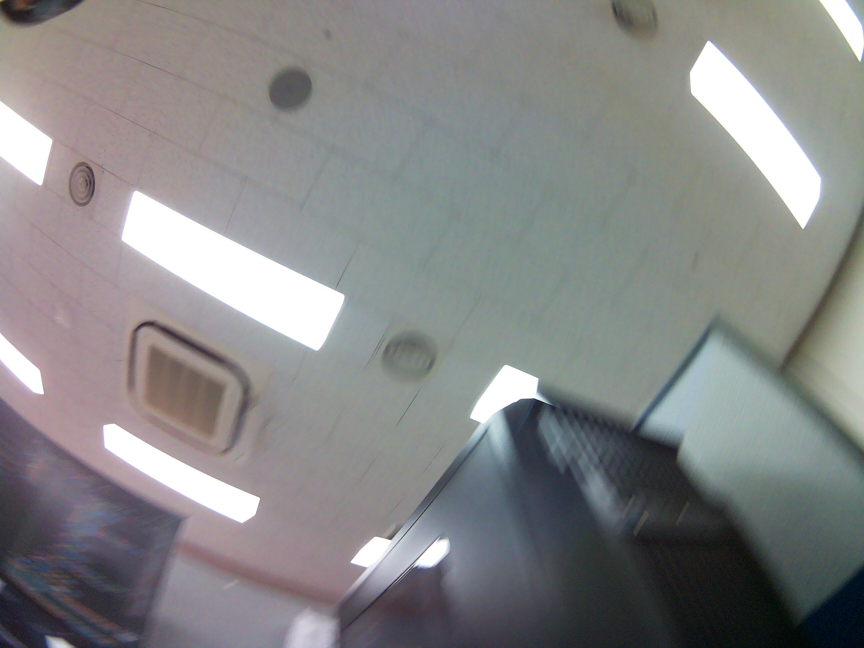
#> input picture captures_gui_20250904_201459/img_t-30_p-165_20250904_201504_650.jpg, 2592 x 1944 px (shown at 1/3 size)
$ python HSV.py
#> lines starting #> are read from the running program, lines starting #| are printed output that depends on the picture; after the words box and inside, x2 and y2 are one past the last pixel; in counts of white or black regions, pixels touching at a corner belong together
#> the answer given: ../captures_gui_20250904_201459/img_t-30_p-165_20250904_201504_650.jpg
import cv2
import numpy as np
from tkinter import Tk, filedialog
import os

def nothing(x):
    pass

def load_image_with_hangul(image_path):
    """한글 경로를 지원하는 이미지 로드 함수"""
    # 한글 경로 문제 해결: numpy로 먼저 읽고 디코딩
    with open(image_path, 'rb') as f:
        image_array = np.frombuffer(f.read(), dtype=np.uint8)
    img = cv2.imdecode(image_array, cv2.IMREAD_COLOR)
#> img is the input picture: shape (1944, 2592, 3); mean B, G, R 134, 133.9, 133.4
    return img

def select_image():
    """파일 선택 다이얼로그"""
    root = Tk()
    root.withdraw()

    initial_dir = os.path.dirname(os.path.abspath(__file__))

    image_path = filedialog.askopenfilename(
        initialdir=initial_dir,
        title="레이저 이미지 선택",
        filetypes=(
            ("이미지 파일", "*.jpg *.jpeg *.png *.bmp"),
            ("모든 파일", "*.*")
        )
    )

    root.destroy()
    return image_path

# === 초기 이미지 선택 ===
print("이미지 파일을 선택하세요...")
image_path = select_image()

if not image_path:
    print("파일이 선택되지 않았습니다. 종료합니다.")
    exit()

print(f"선택된 파일: {image_path}")

# 이미지 불러오기 (한글 경로 지원)
original_img = load_image_with_hangul(image_path)

if original_img is None:
    print(f"이미지를 읽을 수 없습니다: {image_path}")
    exit()

# 이미지 리사이징
height, width = original_img.shape[:2]
#> height = 1944; width = 2592
scale_ratio = 800 / width
#> scale_ratio = 0.309
new_dim = (800, int(height * scale_ratio))
#> new_dim = (800, 600)
img = cv2.resize(original_img, new_dim)
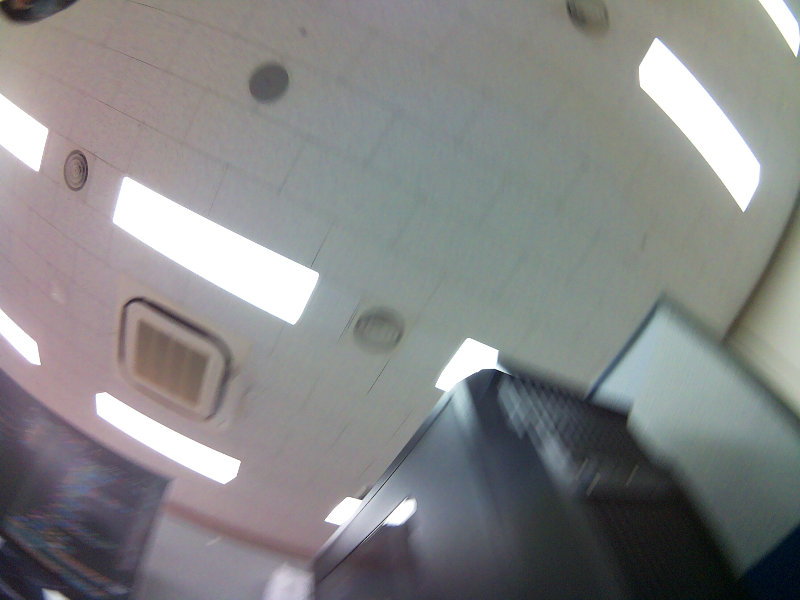
#> img: shape (600, 800, 3); mean B, G, R 133.9, 133.8, 133.3

# 윈도우 생성
cv2.namedWindow('Laser Tuner')

# 트랙바 생성
cv2.createTrackbar('H Min', 'Laser Tuner', 120, 179, nothing)
cv2.createTrackbar('H Max', 'Laser Tuner', 170, 179, nothing)
cv2.createTrackbar('S Min', 'Laser Tuner', 50, 255, nothing)
cv2.createTrackbar('S Max', 'Laser Tuner', 255, 255, nothing)
cv2.createTrackbar('V Min', 'Laser Tuner', 200, 255, nothing)
cv2.createTrackbar('V Max', 'Laser Tuner', 255, 255, nothing)

print("\n━━━━━━━━━━━━━━━━━━━━━━━━━━━━━━━━━")
print("📌 단축키 안내:")
print("   L 키: 새 이미지 로드")
print("   Q 키: 종료")
print("━━━━━━━━━━━━━━━━━━━━━━━━━━━━━━━━━\n")

while True:
    # 트랙바 값 읽기
    h_min = cv2.getTrackbarPos('H Min', 'Laser Tuner')
    h_max = cv2.getTrackbarPos('H Max', 'Laser Tuner')
    s_min = cv2.getTrackbarPos('S Min', 'Laser Tuner')
    s_max = cv2.getTrackbarPos('S Max', 'Laser Tuner')
    v_min = cv2.getTrackbarPos('V Min', 'Laser Tuner')
    v_max = cv2.getTrackbarPos('V Max', 'Laser Tuner')

    # HSV 변환 및 마스킹
    hsv = cv2.cvtColor(img, cv2.COLOR_BGR2HSV)
#> hsv: shape (600, 800, 3); mean H, S, V 82.1, 27.2, 139.9
    lower_bound = np.array([h_min, s_min, v_min])
    upper_bound = np.array([h_max, s_max, v_max])
    mask = cv2.inRange(hsv, lower_bound, upper_bound)
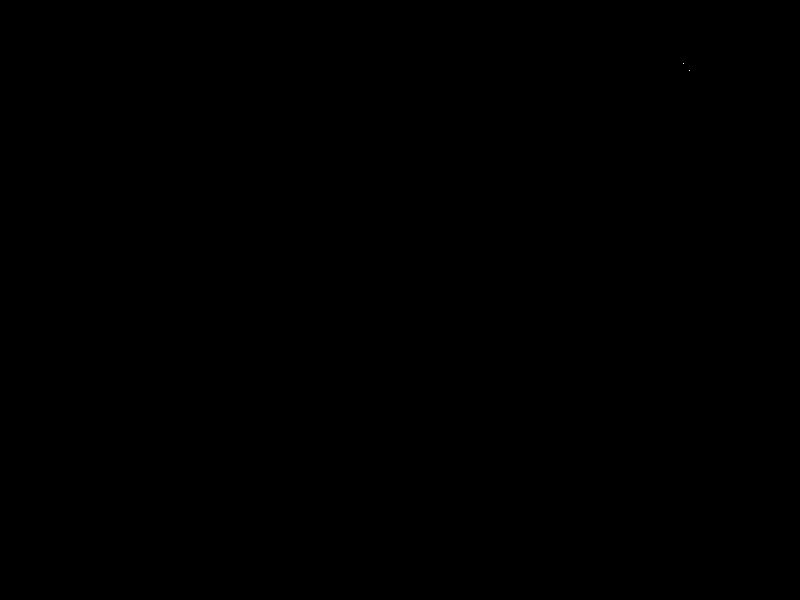
#> mask: shape (600, 800); 0% white in thin lines or dots, all inside (x1, y1, x2, y2) = (683, 63, 690, 71)

    # 노이즈 제거
    kernel = np.ones((3,3), np.uint8)
    mask = cv2.erode(mask, kernel, iterations=1)
#> mask: shape (600, 800); every value is 0
    mask = cv2.dilate(mask, kernel, iterations=1)

    # 무게중심 찾기
    contours, _ = cv2.findContours(mask, cv2.RETR_EXTERNAL, cv2.CHAIN_APPROX_SIMPLE)
#> contours = []
    result_img = img.copy()

    if contours:
        max_contour = max(contours, key=cv2.contourArea)

        if cv2.contourArea(max_contour) > 10:
            M = cv2.moments(max_contour)
            if M["m00"] != 0:
                cx = int(M["m10"] / M["m00"])
                cy = int(M["m01"] / M["m00"])

                # 결과 표시
                cv2.circle(result_img, (cx, cy), 10, (0, 255, 0), 2)
                cv2.drawMarker(result_img, (cx, cy), (0, 0, 255),
                              markerType=cv2.MARKER_CROSS, thickness=2)
                cv2.putText(result_img, f"Laser: ({cx}, {cy})", (cx - 50, cy - 20),
                           cv2.FONT_HERSHEY_SIMPLEX, 0.6, (0, 255, 0), 2)

    # 화면 출력
    mask_bgr = cv2.cvtColor(mask, cv2.COLOR_GRAY2BGR)
#> mask_bgr: shape (600, 800, 3); every value is 0
    stacked = np.hstack((result_img, mask_bgr))
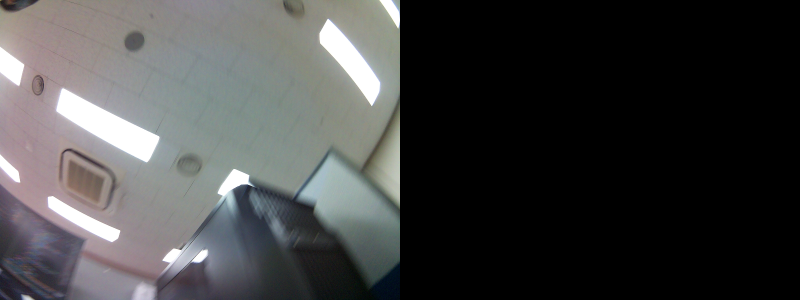
#> stacked: shape (600, 1600, 3) (shown at 1/2 size); mean B, G, R 66.9, 66.9, 66.7

    # 상단에 단축키 안내 표시
    cv2.putText(stacked, "Press 'L' to Load new image | 'Q' to Quit",
               (10, 25), cv2.FONT_HERSHEY_SIMPLEX, 0.7, (255, 255, 0), 2)
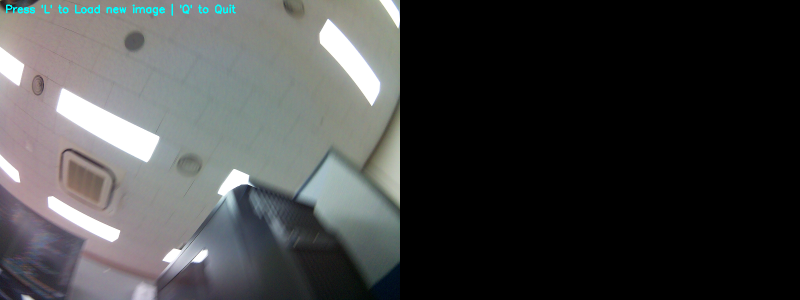
#> stacked: shape (600, 1600, 3) (shown at 1/2 size); 0.28% of pixels changed, all inside (x1, y1, x2, y2) = (12, 7, 472, 32)

    cv2.imshow('Laser Tuner', stacked)

    # 키 입력 처리
    key = cv2.waitKey(1) & 0xFF
#> (key q is pressed here)

    if key == ord('q') or key == ord('Q'):
        # 종료
        print("프로그램을 종료합니다.")
        break

    elif key == ord('l') or key == ord('L'):
        # 새 이미지 로드
        print("\n새 이미지를 선택하세요...")
        new_path = select_image()

        if new_path:
            new_img = load_image_with_hangul(new_path)

            if new_img is not None:
                print(f"새 이미지 로드 완료: {new_path}")
                original_img = new_img

                # 리사이징
                height, width = original_img.shape[:2]
                scale_ratio = 800 / width
                new_dim = (800, int(height * scale_ratio))
                img = cv2.resize(original_img, new_dim)
            else:
                print("이미지를 읽을 수 없습니다.")
        else:
            print("파일 선택이 취소되었습니다.")

cv2.destroyAllWindows()
